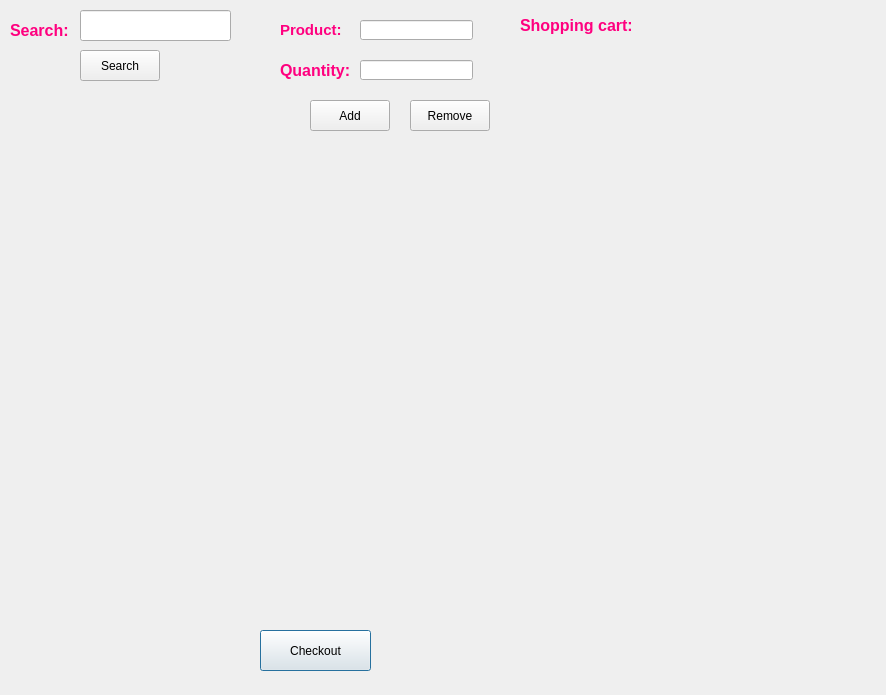
<?xml version="1.0" encoding="UTF-8"?>
<ui version="4.0">
 <class>products</class>
 <widget class="QDialog" name="products">
  <property name="geometry">
   <rect>
    <x>0</x>
    <y>0</y>
    <width>886</width>
    <height>695</height>
   </rect>
  </property>
  <property name="windowTitle">
   <string>Dialog</string>
  </property>
  <widget class="QLabel" name="label">
   <property name="geometry">
    <rect>
     <x>520</x>
     <y>10</y>
     <width>111</width>
     <height>31</height>
    </rect>
   </property>
   <property name="text">
    <string>&lt;html&gt;&lt;head/&gt;&lt;body&gt;&lt;p&gt;&lt;span style=&quot; font-size:12pt; font-weight:700; color:#ff007f;&quot;&gt;Shopping cart:&lt;/span&gt;&lt;/p&gt;&lt;/body&gt;&lt;/html&gt;</string>
   </property>
  </widget>
  <widget class="QLabel" name="label_2">
   <property name="geometry">
    <rect>
     <x>10</x>
     <y>20</y>
     <width>101</width>
     <height>21</height>
    </rect>
   </property>
   <property name="text">
    <string>&lt;html&gt;&lt;head/&gt;&lt;body&gt;&lt;p&gt;&lt;span style=&quot; font-size:12pt; font-weight:700; color:#ff007f;&quot;&gt;Search:&lt;/span&gt;&lt;/p&gt;&lt;/body&gt;&lt;/html&gt;</string>
   </property>
  </widget>
  <widget class="QLineEdit" name="lineEditsearch">
   <property name="geometry">
    <rect>
     <x>80</x>
     <y>10</y>
     <width>151</width>
     <height>31</height>
    </rect>
   </property>
  </widget>
  <widget class="QLabel" name="label_3">
   <property name="geometry">
    <rect>
     <x>280</x>
     <y>10</y>
     <width>91</width>
     <height>41</height>
    </rect>
   </property>
   <property name="text">
    <string>&lt;html&gt;&lt;head/&gt;&lt;body&gt;&lt;p&gt;&lt;span style=&quot; font-size:11pt; font-weight:700; color:#ff007f;&quot;&gt;Product:&lt;/span&gt;&lt;/p&gt;&lt;/body&gt;&lt;/html&gt;</string>
   </property>
  </widget>
  <widget class="QLabel" name="label_4">
   <property name="geometry">
    <rect>
     <x>280</x>
     <y>60</y>
     <width>91</width>
     <height>21</height>
    </rect>
   </property>
   <property name="text">
    <string>&lt;html&gt;&lt;head/&gt;&lt;body&gt;&lt;p&gt;&lt;span style=&quot; font-size:12pt; font-weight:700; color:#ff007f;&quot;&gt;Quantity:&lt;/span&gt;&lt;/p&gt;&lt;/body&gt;&lt;/html&gt;</string>
   </property>
  </widget>
  <widget class="QLineEdit" name="lineEditproductname">
   <property name="geometry">
    <rect>
     <x>360</x>
     <y>20</y>
     <width>113</width>
     <height>20</height>
    </rect>
   </property>
  </widget>
  <widget class="QLineEdit" name="lineEditquantity">
   <property name="geometry">
    <rect>
     <x>360</x>
     <y>60</y>
     <width>113</width>
     <height>20</height>
    </rect>
   </property>
  </widget>
  <widget class="QPushButton" name="pushButtoncheckout">
   <property name="geometry">
    <rect>
     <x>260</x>
     <y>630</y>
     <width>111</width>
     <height>41</height>
    </rect>
   </property>
   <property name="text">
    <string>Checkout</string>
   </property>
  </widget>
  <widget class="QPushButton" name="pushButton_add">
   <property name="geometry">
    <rect>
     <x>310</x>
     <y>100</y>
     <width>80</width>
     <height>31</height>
    </rect>
   </property>
   <property name="text">
    <string>Add</string>
   </property>
  </widget>
  <widget class="QPushButton" name="pushButton_remove">
   <property name="geometry">
    <rect>
     <x>410</x>
     <y>100</y>
     <width>80</width>
     <height>31</height>
    </rect>
   </property>
   <property name="text">
    <string>Remove</string>
   </property>
  </widget>
  <widget class="QPushButton" name="pushButtonsearch">
   <property name="geometry">
    <rect>
     <x>80</x>
     <y>50</y>
     <width>80</width>
     <height>31</height>
    </rect>
   </property>
   <property name="text">
    <string>Search</string>
   </property>
  </widget>
 </widget>
 <resources/>
 <connections/>
</ui>
